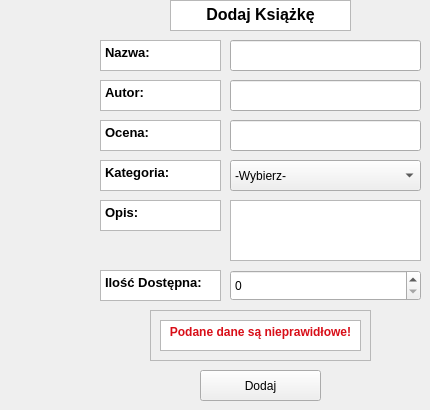
    <widget class="QWidget" name="addBookData">
     <widget class="QPushButton" name="addBookBtn">
      <property name="geometry">
       <rect>
        <x>200</x>
        <y>370</y>
        <width>121</width>
        <height>31</height>
       </rect>
      </property>
      <property name="text">
       <string>Dodaj</string>
      </property>
     </widget>
     <widget class="QTextBrowser" name="active_4">
      <property name="geometry">
       <rect>
        <x>100</x>
        <y>270</y>
        <width>121</width>
        <height>31</height>
       </rect>
      </property>
      <property name="html">
       <string>&lt;!DOCTYPE HTML PUBLIC &quot;-//W3C//DTD HTML 4.0//EN&quot; &quot;http://www.w3.org/TR/REC-html40/strict.dtd&quot;&gt;
&lt;html&gt;&lt;head&gt;&lt;meta name=&quot;qrichtext&quot; content=&quot;1&quot; /&gt;&lt;meta charset=&quot;utf-8&quot; /&gt;&lt;style type=&quot;text/css&quot;&gt;
p, li { white-space: pre-wrap; }
hr { height: 1px; border-width: 0; }
li.unchecked::marker { content: &quot;\2610&quot;; }
li.checked::marker { content: &quot;\2612&quot;; }
&lt;/style&gt;&lt;/head&gt;&lt;body style=&quot; font-family:'Segoe UI'; font-size:9pt; font-weight:400; font-style:normal;&quot;&gt;
&lt;p style=&quot; margin-top:0px; margin-bottom:0px; margin-left:0px; margin-right:0px; -qt-block-indent:0; text-indent:0px;&quot;&gt;&lt;span style=&quot; font-size:10pt; font-weight:700;&quot;&gt;Ilość Dostępna:&lt;/span&gt;&lt;/p&gt;&lt;/body&gt;&lt;/html&gt;</string>
      </property>
     </widget>
     <widget class="QTextBrowser" name="textBrowser_21">
      <property name="geometry">
       <rect>
        <x>170</x>
        <y>0</y>
        <width>181</width>
        <height>31</height>
       </rect>
      </property>
      <property name="html">
       <string>&lt;!DOCTYPE HTML PUBLIC &quot;-//W3C//DTD HTML 4.0//EN&quot; &quot;http://www.w3.org/TR/REC-html40/strict.dtd&quot;&gt;
&lt;html&gt;&lt;head&gt;&lt;meta name=&quot;qrichtext&quot; content=&quot;1&quot; /&gt;&lt;meta charset=&quot;utf-8&quot; /&gt;&lt;style type=&quot;text/css&quot;&gt;
p, li { white-space: pre-wrap; }
hr { height: 1px; border-width: 0; }
li.unchecked::marker { content: &quot;\2610&quot;; }
li.checked::marker { content: &quot;\2612&quot;; }
&lt;/style&gt;&lt;/head&gt;&lt;body style=&quot; font-family:'Segoe UI'; font-size:9pt; font-weight:400; font-style:normal;&quot;&gt;
&lt;p align=&quot;center&quot; style=&quot; margin-top:0px; margin-bottom:0px; margin-left:0px; margin-right:0px; -qt-block-indent:0; text-indent:0px;&quot;&gt;&lt;span style=&quot; font-size:12pt; font-weight:700;&quot;&gt;Dodaj Książkę&lt;/span&gt;&lt;/p&gt;&lt;/body&gt;&lt;/html&gt;</string>
      </property>
     </widget>
     <widget class="QTextBrowser" name="password_4">
      <property name="geometry">
       <rect>
        <x>100</x>
        <y>160</y>
        <width>121</width>
        <height>31</height>
       </rect>
      </property>
      <property name="html">
       <string>&lt;!DOCTYPE HTML PUBLIC &quot;-//W3C//DTD HTML 4.0//EN&quot; &quot;http://www.w3.org/TR/REC-html40/strict.dtd&quot;&gt;
&lt;html&gt;&lt;head&gt;&lt;meta name=&quot;qrichtext&quot; content=&quot;1&quot; /&gt;&lt;meta charset=&quot;utf-8&quot; /&gt;&lt;style type=&quot;text/css&quot;&gt;
p, li { white-space: pre-wrap; }
hr { height: 1px; border-width: 0; }
li.unchecked::marker { content: &quot;\2610&quot;; }
li.checked::marker { content: &quot;\2612&quot;; }
&lt;/style&gt;&lt;/head&gt;&lt;body style=&quot; font-family:'Segoe UI'; font-size:9pt; font-weight:400; font-style:normal;&quot;&gt;
&lt;p style=&quot; margin-top:0px; margin-bottom:0px; margin-left:0px; margin-right:0px; -qt-block-indent:0; text-indent:0px;&quot;&gt;&lt;span style=&quot; font-size:10pt; font-weight:700;&quot;&gt;Kategoria:&lt;/span&gt;&lt;/p&gt;&lt;/body&gt;&lt;/html&gt;</string>
      </property>
     </widget>
     <widget class="QTextBrowser" name="email_4">
      <property name="geometry">
       <rect>
        <x>100</x>
        <y>120</y>
        <width>121</width>
        <height>31</height>
       </rect>
      </property>
      <property name="html">
       <string>&lt;!DOCTYPE HTML PUBLIC &quot;-//W3C//DTD HTML 4.0//EN&quot; &quot;http://www.w3.org/TR/REC-html40/strict.dtd&quot;&gt;
&lt;html&gt;&lt;head&gt;&lt;meta name=&quot;qrichtext&quot; content=&quot;1&quot; /&gt;&lt;meta charset=&quot;utf-8&quot; /&gt;&lt;style type=&quot;text/css&quot;&gt;
p, li { white-space: pre-wrap; }
hr { height: 1px; border-width: 0; }
li.unchecked::marker { content: &quot;\2610&quot;; }
li.checked::marker { content: &quot;\2612&quot;; }
&lt;/style&gt;&lt;/head&gt;&lt;body style=&quot; font-family:'Segoe UI'; font-size:9pt; font-weight:400; font-style:normal;&quot;&gt;
&lt;p style=&quot; margin-top:0px; margin-bottom:0px; margin-left:0px; margin-right:0px; -qt-block-indent:0; text-indent:0px;&quot;&gt;&lt;span style=&quot; font-size:10pt; font-weight:700;&quot;&gt;Ocena:&lt;/span&gt;&lt;/p&gt;&lt;/body&gt;&lt;/html&gt;</string>
      </property>
     </widget>
     <widget class="QTextBrowser" name="myPassword_8">
      <property name="geometry">
       <rect>
        <x>100</x>
        <y>200</y>
        <width>121</width>
        <height>31</height>
       </rect>
      </property>
      <property name="html">
       <string>&lt;!DOCTYPE HTML PUBLIC &quot;-//W3C//DTD HTML 4.0//EN&quot; &quot;http://www.w3.org/TR/REC-html40/strict.dtd&quot;&gt;
&lt;html&gt;&lt;head&gt;&lt;meta name=&quot;qrichtext&quot; content=&quot;1&quot; /&gt;&lt;meta charset=&quot;utf-8&quot; /&gt;&lt;style type=&quot;text/css&quot;&gt;
p, li { white-space: pre-wrap; }
hr { height: 1px; border-width: 0; }
li.unchecked::marker { content: &quot;\2610&quot;; }
li.checked::marker { content: &quot;\2612&quot;; }
&lt;/style&gt;&lt;/head&gt;&lt;body style=&quot; font-family:'Segoe UI'; font-size:9pt; font-weight:400; font-style:normal;&quot;&gt;
&lt;p style=&quot; margin-top:0px; margin-bottom:0px; margin-left:0px; margin-right:0px; -qt-block-indent:0; text-indent:0px;&quot;&gt;&lt;span style=&quot; font-size:10pt; font-weight:700;&quot;&gt;Opis:&lt;/span&gt;&lt;/p&gt;&lt;/body&gt;&lt;/html&gt;</string>
      </property>
     </widget>
     <widget class="QLineEdit" name="addBookName">
      <property name="geometry">
       <rect>
        <x>230</x>
        <y>40</y>
        <width>191</width>
        <height>31</height>
       </rect>
      </property>
     </widget>
     <widget class="QLineEdit" name="addBookAuthor">
      <property name="geometry">
       <rect>
        <x>230</x>
        <y>80</y>
        <width>191</width>
        <height>31</height>
       </rect>
      </property>
     </widget>
     <widget class="QLineEdit" name="addBookReview">
      <property name="geometry">
       <rect>
        <x>230</x>
        <y>120</y>
        <width>191</width>
        <height>31</height>
       </rect>
      </property>
     </widget>
     <widget class="QComboBox" name="addBookCategory">
      <property name="geometry">
       <rect>
        <x>230</x>
        <y>160</y>
        <width>191</width>
        <height>31</height>
       </rect>
      </property>
      <item>
       <property name="text">
        <string>-Wybierz-</string>
       </property>
      </item>
      <item>
       <property name="text">
        <string>Fantasy</string>
       </property>
      </item>
      <item>
       <property name="text">
        <string>Science Fiction</string>
       </property>
      </item>
      <item>
       <property name="text">
        <string>Kryminał i Sensacja</string>
       </property>
      </item>
      <item>
       <property name="text">
        <string>Horror</string>
       </property>
      </item>
      <item>
       <property name="text">
        <string>Romans</string>
       </property>
      </item>
      <item>
       <property name="text">
        <string>Literatura Piękna</string>
       </property>
      </item>
      <item>
       <property name="text">
        <string>Literatura Historyczna</string>
       </property>
      </item>
      <item>
       <property name="text">
        <string>Reportaż</string>
       </property>
      </item>
      <item>
       <property name="text">
        <string>Biografia / Autobiografia</string>
       </property>
      </item>
      <item>
       <property name="text">
        <string>Popularnonaukowe</string>
       </property>
      </item>
      <item>
       <property name="text">
        <string>Poradniki i Rozwój</string>
       </property>
      </item>
      <item>
       <property name="text">
        <string>Literatura Podróżnicza</string>
       </property>
      </item>
     </widget>
     <widget class="QSpinBox" name="accBookAmount">
      <property name="geometry">
       <rect>
        <x>230</x>
        <y>270</y>
        <width>191</width>
        <height>31</height>
       </rect>
      </property>
     </widget>
     <widget class="QFrame" name="addBookError">
      <property name="enabled">
       <bool>true</bool>
      </property>
      <property name="geometry">
       <rect>
        <x>150</x>
        <y>310</y>
        <width>221</width>
        <height>51</height>
       </rect>
      </property>
      <property name="frameShape">
       <enum>QFrame::Shape::StyledPanel</enum>
      </property>
      <property name="frameShadow">
       <enum>QFrame::Shadow::Raised</enum>
      </property>
      <widget class="QTextBrowser" name="textBrowser_5">
       <property name="geometry">
        <rect>
         <x>10</x>
         <y>10</y>
         <width>201</width>
         <height>31</height>
        </rect>
       </property>
       <property name="html">
        <string>&lt;!DOCTYPE HTML PUBLIC &quot;-//W3C//DTD HTML 4.0//EN&quot; &quot;http://www.w3.org/TR/REC-html40/strict.dtd&quot;&gt;
&lt;html&gt;&lt;head&gt;&lt;meta name=&quot;qrichtext&quot; content=&quot;1&quot; /&gt;&lt;meta charset=&quot;utf-8&quot; /&gt;&lt;style type=&quot;text/css&quot;&gt;
p, li { white-space: pre-wrap; }
hr { height: 1px; border-width: 0; }
li.unchecked::marker { content: &quot;\2610&quot;; }
li.checked::marker { content: &quot;\2612&quot;; }
&lt;/style&gt;&lt;/head&gt;&lt;body style=&quot; font-family:'Segoe UI'; font-size:9pt; font-weight:400; font-style:normal;&quot;&gt;
&lt;p align=&quot;center&quot; style=&quot; margin-top:0px; margin-bottom:0px; margin-left:0px; margin-right:0px; -qt-block-indent:0; text-indent:0px;&quot;&gt;&lt;span style=&quot; font-weight:700; color:#d80e18;&quot;&gt;Podane dane są nieprawidłowe!&lt;/span&gt;&lt;/p&gt;&lt;/body&gt;&lt;/html&gt;</string>
       </property>
      </widget>
     </widget>
     <widget class="QTextEdit" name="addBookDesc">
      <property name="geometry">
       <rect>
        <x>230</x>
        <y>200</y>
        <width>191</width>
        <height>61</height>
       </rect>
      </property>
     </widget>
     <widget class="QTextBrowser" name="last_5">
      <property name="geometry">
       <rect>
        <x>100</x>
        <y>80</y>
        <width>121</width>
        <height>31</height>
       </rect>
      </property>
      <property name="html">
       <string>&lt;!DOCTYPE HTML PUBLIC &quot;-//W3C//DTD HTML 4.0//EN&quot; &quot;http://www.w3.org/TR/REC-html40/strict.dtd&quot;&gt;
&lt;html&gt;&lt;head&gt;&lt;meta name=&quot;qrichtext&quot; content=&quot;1&quot; /&gt;&lt;meta charset=&quot;utf-8&quot; /&gt;&lt;style type=&quot;text/css&quot;&gt;
p, li { white-space: pre-wrap; }
hr { height: 1px; border-width: 0; }
li.unchecked::marker { content: &quot;\2610&quot;; }
li.checked::marker { content: &quot;\2612&quot;; }
&lt;/style&gt;&lt;/head&gt;&lt;body style=&quot; font-family:'Segoe UI'; font-size:9pt; font-weight:400; font-style:normal;&quot;&gt;
&lt;p style=&quot; margin-top:0px; margin-bottom:0px; margin-left:0px; margin-right:0px; -qt-block-indent:0; text-indent:0px;&quot;&gt;&lt;span style=&quot; font-size:10pt; font-weight:700;&quot;&gt;Autor:&lt;/span&gt;&lt;/p&gt;&lt;/body&gt;&lt;/html&gt;</string>
      </property>
     </widget>
     <widget class="QTextBrowser" name="name_5">
      <property name="geometry">
       <rect>
        <x>100</x>
        <y>40</y>
        <width>121</width>
        <height>31</height>
       </rect>
      </property>
      <property name="html">
       <string>&lt;!DOCTYPE HTML PUBLIC &quot;-//W3C//DTD HTML 4.0//EN&quot; &quot;http://www.w3.org/TR/REC-html40/strict.dtd&quot;&gt;
&lt;html&gt;&lt;head&gt;&lt;meta name=&quot;qrichtext&quot; content=&quot;1&quot; /&gt;&lt;meta charset=&quot;utf-8&quot; /&gt;&lt;style type=&quot;text/css&quot;&gt;
p, li { white-space: pre-wrap; }
hr { height: 1px; border-width: 0; }
li.unchecked::marker { content: &quot;\2610&quot;; }
li.checked::marker { content: &quot;\2612&quot;; }
&lt;/style&gt;&lt;/head&gt;&lt;body style=&quot; font-family:'Segoe UI'; font-size:9pt; font-weight:400; font-style:normal;&quot;&gt;
&lt;p style=&quot; margin-top:0px; margin-bottom:0px; margin-left:0px; margin-right:0px; -qt-block-indent:0; text-indent:0px;&quot;&gt;&lt;span style=&quot; font-size:10pt; font-weight:700;&quot;&gt;Nazwa:&lt;/span&gt;&lt;/p&gt;&lt;/body&gt;&lt;/html&gt;</string>
      </property>
     </widget>
    </widget>
